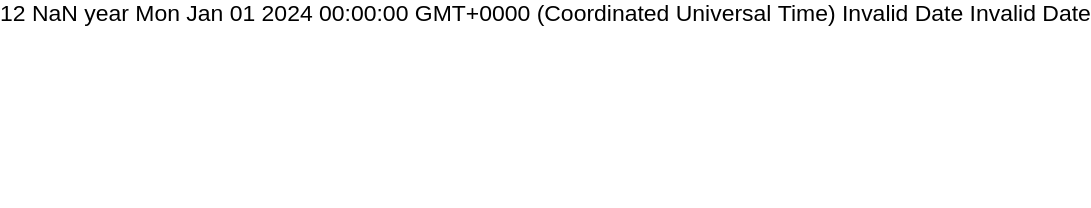

Describe this chart as a Vega-Lite specification.
### Vega specification from a JSON file in a GitHub repository (floating-point values rounded to 4 significant figures)
{"width": 100, "height": 100, "data": [{"name": "t", "values": [{"d": 1704067200000}, {"d": 1705536000000}, {"d": 1707004800000}, {"d": 1708473600000}, {"d": 1709942400000}, {"d": 1711411200000}, {"d": 1712880000000}, {"d": 1714348800000}, {"d": 1715817600000}, {"d": 1717286400000}, {"d": 1718755200000}, {"d": 1720224000000}]}, {"name": "o", "source": "t", "transform": [{"maxbins": [1, 2], "type": "timeunit", "field": "d", "timezone": "utc", "signal": "tu"}]}], "marks": [{"type": "text", "encode": {"update": {"text": {"signal": "length(data('o')) + ' ' + toString(tu.step) + ' ' + toString(tu.units) + ' ' + toString(data('o')[0].unit0) + ' ' + toString(data('o')[0].unit1) + ' ' + toString(data('o')[5].unit1)"}, "y": {"value": 10}}}}]}
